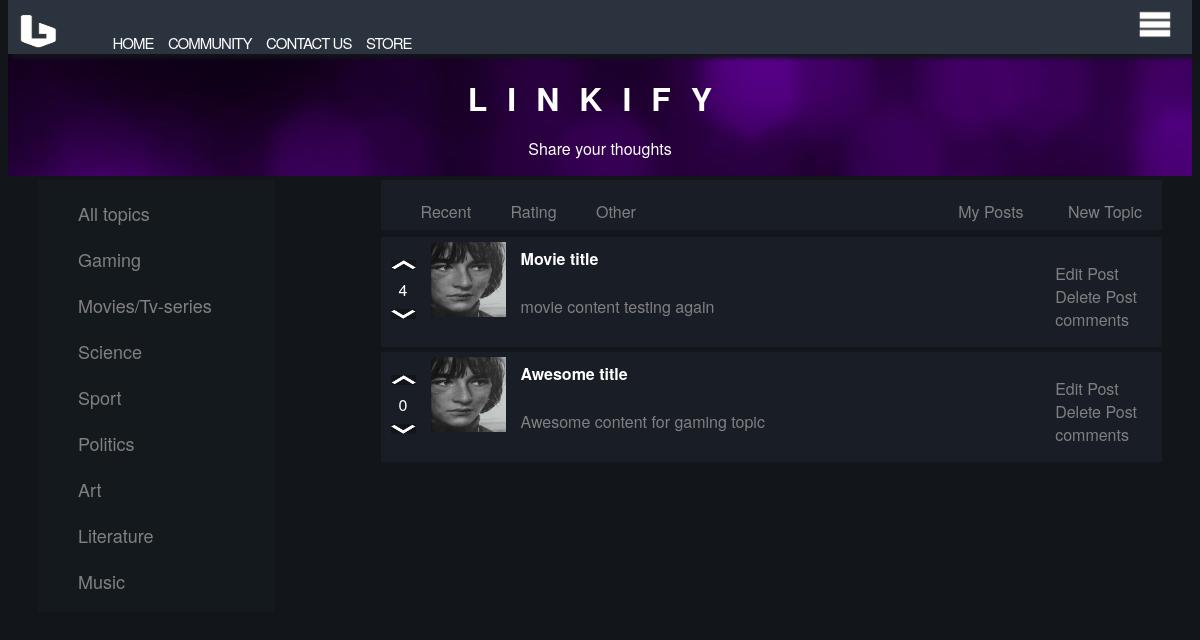
Page /resources/lib/myPosts.php (signed in) on the earlier database version.
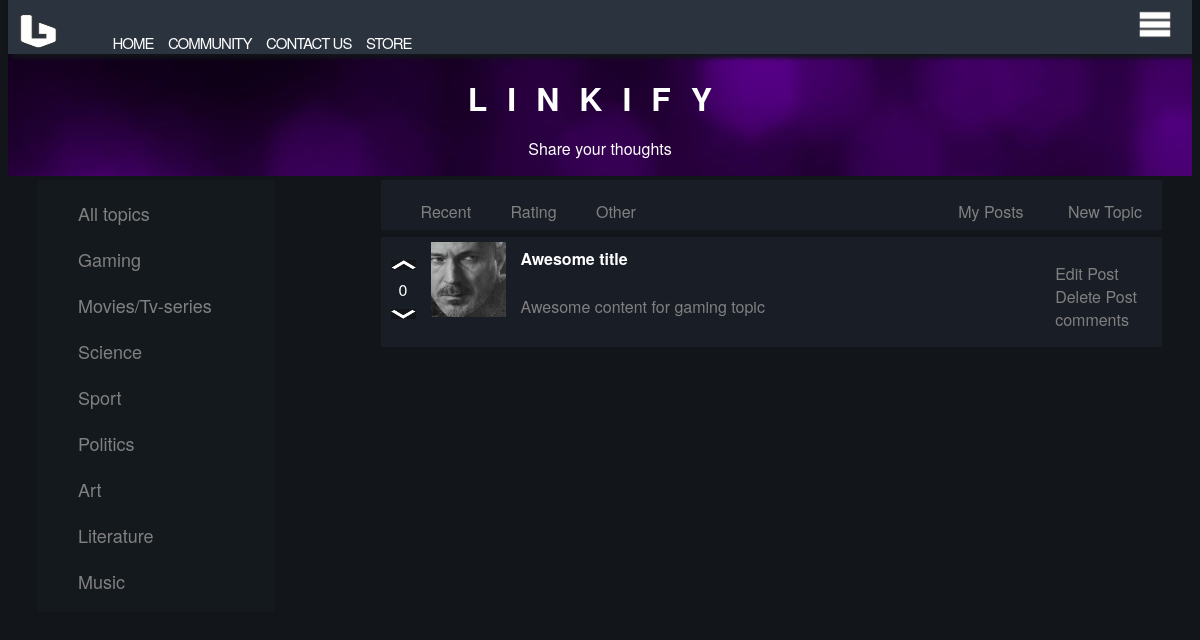
Same page on the later database version.
### tables this page shows
CREATE TABLE IF NOT EXISTS `posts` (
  `postid` int(11) NOT NULL,
  `uid` int(11) NOT NULL,
  `content` varchar(1000) NOT NULL,
  `published` datetime NOT NULL,
  `title` varchar(100) NOT NULL,
  `topic` varchar(20) NOT NULL
);

CREATE TABLE IF NOT EXISTS `users` (
  `id` int(11) NOT NULL,
  `username` varchar(50) NOT NULL,
  `email` varchar(100) NOT NULL,
  `password` varchar(60) DEFAULT NULL,
  `name` varchar(100) DEFAULT NULL,
  `avatar` varchar(200) NOT NULL
);

### resources/lib/conn.php (called while the page is built, shortened)
<?php
function dbGet($connection, $query, $single = false)
{
    $result = mysqli_query($connection, $query);
    $data = ($single) ? mysqli_fetch_assoc($result):[];
    if (!$single) {
        while ($row = mysqli_fetch_assoc($result)) {
            $data[] = $row;
        }
    }
    return $data;
}

### resources/lib/myPosts.php (the view, shortened to what this page needs)
<?php
require("functions.php");
require("../blocks/comps/header.php");
require("topics.php");
$uid = $_SESSION["login"]["uid"];
$posts = dbGet($connection, "SELECT * FROM posts INNER JOIN users ON users.id = posts.uid WHERE uid = '$uid' ORDER BY published DESC;");
?>
<!DOCTYPE html>
<html>
	<head>
		<link rel="stylesheet" href="/resources/css/style.css">
	</head>
	<body>
		<div class="postContainer">
			<div class="postMenu">
				<ul>
					<li><a href="#" id="recent">Recent</a></li>
					<li><a href="#" id="rating">Rating</a></li>
					<li><a href="#" id="other">Other</a></li>
				</ul>
				<div class="ownLinks">
					<a href="/resources/lib/myPosts.php">My Posts</a>
					<a href="/resources/blocks/comps/writePost.php">New Topic</a>
				</div>
			</div>
			<?php
			foreach($posts as $post) {
				$postContent = $post["content"];
				$postTitle = $post["title"];
				$postAvatar = $post["avatar"];
				$uid = $post["uid"];
				$postid = $post["postid"];
				?>
				<div class="postWrapper">
					<div class="voteWrapper">
						<a href="/?vote=up&id=<?php echo $postid; ?>"><img id="upvote" src="/resources/img/images/uparrow.png" style="width: 25px; height: 10px;" alt=""></a>
						<p><?php countVotes($connection, $postid) ?></p>
						<a href="/?vote=down&id=<?php echo $postid; ?>"><img id="downvote" src="/resources/img/images/downarrow.png" style="width: 25px; height: 10px;" alt=""></a>
					</div>
					<div class="postAvatar">
						<img src="/resources/img/users/<?php echo $uid ?>/<?php echo $postAvatar; ?>" style="width: 100%; height: 100%;" alt="">
					</div>
						<div class="postContent">
							<h4><?= $postTitle; ?></h4> <br>
							<a href="#"><?= $postContent; ?></a><br>
						</div>
					<div class="editPost">
						<a href="editPostids/<?= $postid ?>.php">Edit Post</a>
						<br>
						<a href="?delete=confirmed&id=<?= $postid ?>">Delete Post</a>
						<br>
						<a id="<?= $postid ?>" class="comments" href="#">comments</a>
					</div>
				</div>
				<?php
			}
			?>
		</div>
	</body>
</html>

### resources/lib/functions.php (shortened to what this page needs)
<?php
require("conn.php");
function countVotes($connection, $postid)
{
   $upvotes = dbGet($connection, "SELECT COUNT(post_id) FROM upvote WHERE post_id = '$postid'");
	foreach($upvotes as $upvote) {
		$nrOfUpvotes = $upvote["COUNT(post_id)"];
	}
	$downvotes = dbGet($connection, "SELECT COUNT(post_id) FROM downvote WHERE post_id = '$postid'");
	foreach($downvotes as $downvote) {
		$nrOfDownvotes = $downvote["COUNT(post_id)"];
	}
	$nrOfVotes = $nrOfUpvotes - $nrOfDownvotes;
	echo $nrOfVotes;
}

Differences in the rows shown:
removed posts: nrOfVotes "4", uid.avatar (picture), title "Movie title", content "movie content testing again"
changed through a linked row, posts "Awesome title": uid.avatar: a different picture
